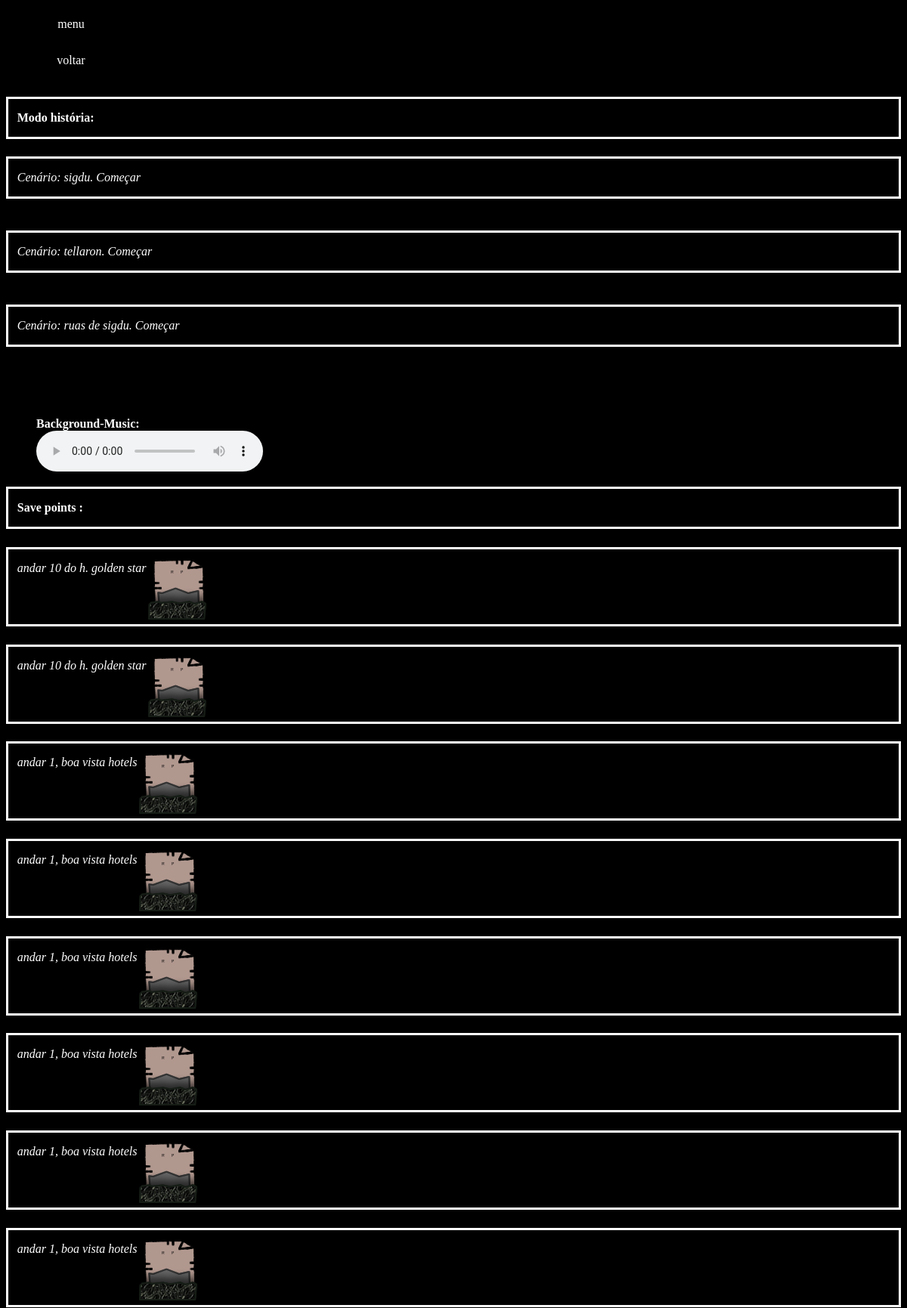
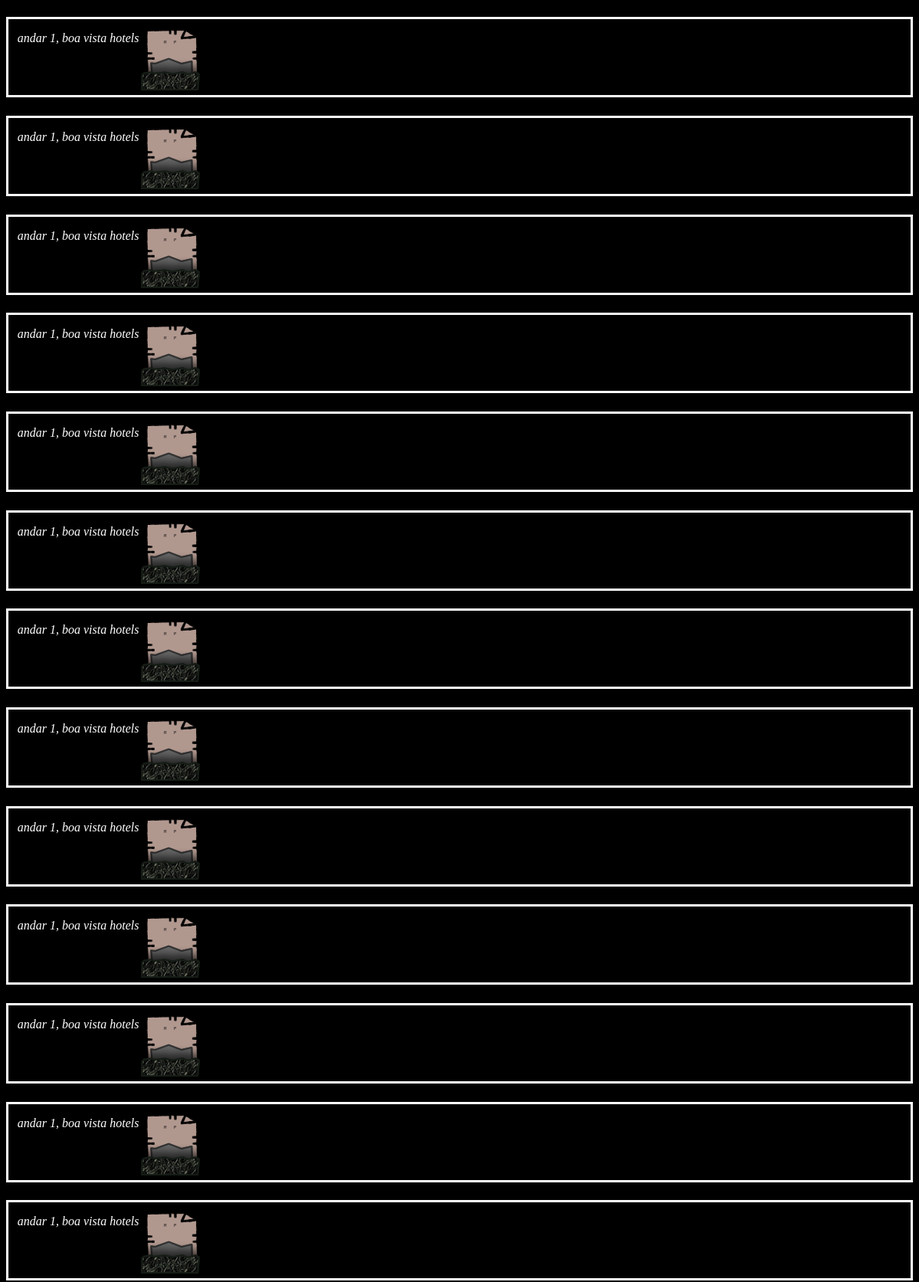
Screenshot of /menus/cen/cen_add.php (upper part) with the database file from the repository (2 pictures, top to bottom).
### tables this page shows
CREATE TABLE IF NOT EXISTS `inv_camada` (
  `id_inv_cam` bigint(20) UNSIGNED NOT NULL AUTO_INCREMENT,
  `DONO_INV` varchar(250) DEFAULT NULL,
  `user_inv` varchar(250) DEFAULT NULL,
  `head` varchar(250) DEFAULT NULL,
  `olhoDIR` varchar(250) DEFAULT NULL,
  `olhoesq` varchar(250) DEFAULT NULL,
  `ombroDIR` varchar(250) DEFAULT NULL,
  `ombroesq` varchar(250) DEFAULT NULL,
  `peitoral` varchar(250) DEFAULT NULL,
  `cintura` varchar(250) DEFAULT NULL,
  `handDIR` varchar(250) DEFAULT NULL,
  `handesq` varchar(250) DEFAULT NULL,
  `chifreDIR` varchar(250) DEFAULT NULL,
  `chifreesq` varchar(250) DEFAULT NULL,
  `cotoveloDIR` varchar(250) DEFAULT NULL,
  `cotoveloesq` varchar(250) DEFAULT NULL,
  `coxaDIR` varchar(250) DEFAULT NULL,
  `coxaesq` varchar(250) DEFAULT NULL,
  `feetDIR` varchar(250) DEFAULT NULL,
  `feetesq` varchar(250) DEFAULT NULL,
  `orelhaDIR` varchar(250) DEFAULT NULL,
  `orelhaesq` varchar(250) DEFAULT NULL,
  `asaDIR` varchar(250) DEFAULT NULL,
  `asaesq` varchar(250) DEFAULT NULL,
  `cauda` varchar(250) DEFAULT NULL,
  `neck` varchar(250) DEFAULT NULL,
  `camada` varchar(250) DEFAULT NULL,
  `clan` varchar(255) NOT NULL,
  `save` varchar(255) NOT NULL,
  `custom` varchar(255) NOT NULL,
  `pact` varchar(250) NOT NULL,
  PRIMARY KEY (`id_inv_cam`),
  UNIQUE KEY `id_inv_cam` (`id_inv_cam`)
);

CREATE TABLE IF NOT EXISTS `localidads` (
  `localidad_id` int(11) NOT NULL AUTO_INCREMENT,
  `char_localidad` varchar(255) NOT NULL,
  `localidad_local` varchar(255) NOT NULL,
  `localidads_html` varchar(255) NOT NULL,
  `localidads_src` varchar(255) NOT NULL,
  PRIMARY KEY (`localidad_id`)
);

### menus/cen/cen_add.php (the view, shortened to what this page needs)
<!DOCTYPE html>
<html>
	<head>
	</head>
	<body>
		<div class="links">
			<a class= "menu" href="../static/key_24.php">menu</a>
			<br>
			<a class= "voltar" href="../static/key_24.php">voltar</a>
			<br>
		</div>
		<div class="cen_box_title" >
			<p class="text_cen_box"> <b>Modo história:</b>
 </p>
		</div>
		<div class="cen_box" >
			<a href="hotel_golden_star/tela_01_cen.php"> <p class="text_cen_box"> <i>Cenário: sigdu. Começar </i> </p></a>
		</div>
		<br/>
		<div class="cen_box" >
			<a href="hotel_boa_vista/andar1.php"> <p class="text_cen_box"> <i>Cenário: tellaron. Começar </i> </p></a>
		</div>
		<br/>
		<div class="cen_box" >
			<a href="ruas_de_sigdu\keypoint_2001.php"> <p class="text_cen_box"> <i>Cenário: ruas de sigdu. Começar </i> </p></a>
		</div>
		<br/>
		<br/>
		<br/>
		 <figure>
    <figcaption style="color:white; font-weight: bold ">Background-Music:</figcaption>
    <audio
        controls
        loop
        play
        src="../ost/theme.mp3">
    </audio>
    <br/>
</figure>
		<div class="cen_box_title" >
			<p class="text_cen_box"> <b> Save points : </b> </p>
		</div>
	<?php
		include('../../login-cadastro/db/conexao.php');
$name_1=$_SESSION["char"];
$stmt = $pdo-> prepare( "SELECT * FROM localidads  WHERE char_localidad = '$name_1'");
$stmt-> execute();
$result = $stmt-> fetchAll( PDO::FETCH_ASSOC );
foreach($result  as  $value ) {
                       echo "<a href=".$value['localidads_html']."><div class='cen_box'>";
$stmt2 = $pdo-> prepare( "SELECT * FROM inv_camada  ORDER BY id_inv_cam DESC LIMIT 1 ");
$stmt2-> execute();
$result2 = $stmt2-> fetchAll( PDO::FETCH_ASSOC );
foreach($result2  as  $value2) {
          echo "<td scope='row'><img src='".$value2['save']."'</td>";
                     }
echo " <p class='text_cen_box'> <i>".$value['localidad_local']." </i> </p>";
		echo "</div></a>";
          }
         ?>
	</body>
</html>

### menus/cen/cen_add.php (style rules this page uses)
.cen_box > p { float:left; }
.cen_box { border: 3px solid white; margin-bottom:2%; }
.text_cen_box { padding-left:1%; }
.cen_box_title { border: 3px solid white; margin-bottom:2%; }
a.confirm:link, a.confirm:visited,a.menu:link, a.menu:visited, a.voltar:link, a.voltar:visited { background-color: #000; border: 1px solid #000; color: white; display: inline-block; padding: 14px 25px; text-align: center; text-decoration: none; width:100%; }
.links { width:120px; margin-bottom:2%; }
a { text-decoration: none; color:white; }
body { background-color:black; color:white; }

### rows the page displays
localidads: localidad_local "andar 10 do h. golden star"
inv_camada: save (picture)
localidads: localidad_local "andar 10 do h. golden star"
localidads: localidad_local "andar 1, boa vista hotels"
localidads: localidad_local "andar 1, boa vista hotels"
localidads: localidad_local "andar 1, boa vista hotels"
localidads: localidad_local "andar 1, boa vista hotels"
localidads: localidad_local "andar 1, boa vista hotels"
localidads: localidad_local "andar 1, boa vista hotels"
localidads: localidad_local "andar 1, boa vista hotels"
localidads: localidad_local "andar 1, boa vista hotels"
localidads: localidad_local "andar 1, boa vista hotels"
localidads: localidad_local "andar 1, boa vista hotels"
localidads: localidad_local "andar 1, boa vista hotels"
localidads: localidad_local "andar 1, boa vista hotels"
localidads: localidad_local "andar 1, boa vista hotels"
localidads: localidad_local "andar 1, boa vista hotels"
localidads: localidad_local "andar 1, boa vista hotels"
localidads: localidad_local "andar 1, boa vista hotels"
localidads: localidad_local "andar 1, boa vista hotels"
localidads: localidad_local "andar 1, boa vista hotels"
localidads: localidad_local "andar 1, boa vista hotels"
